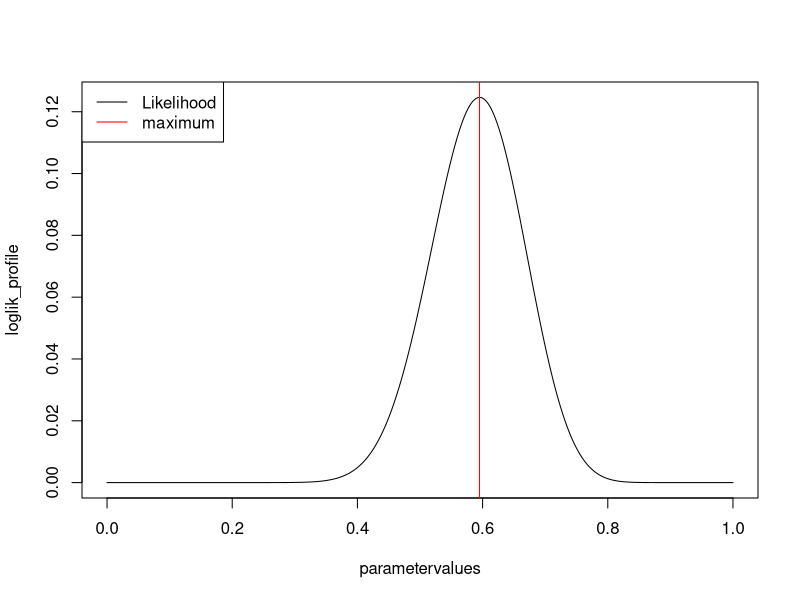
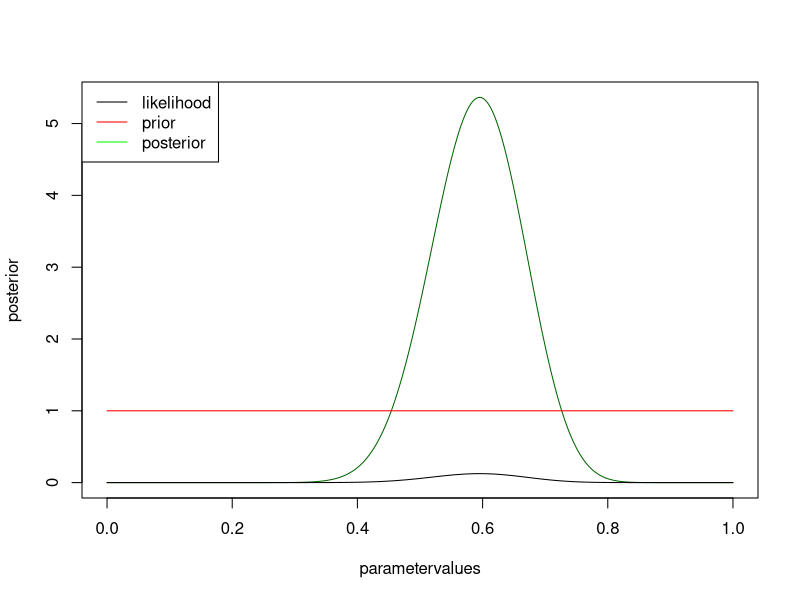
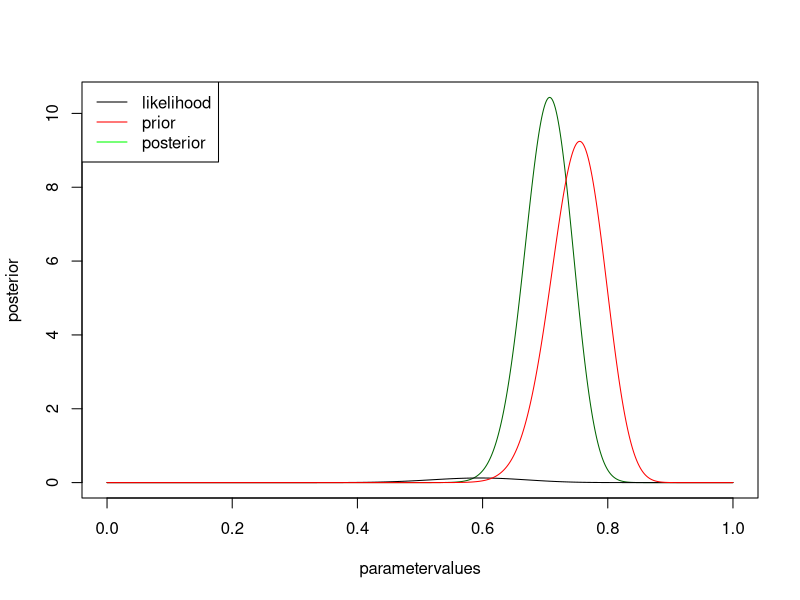
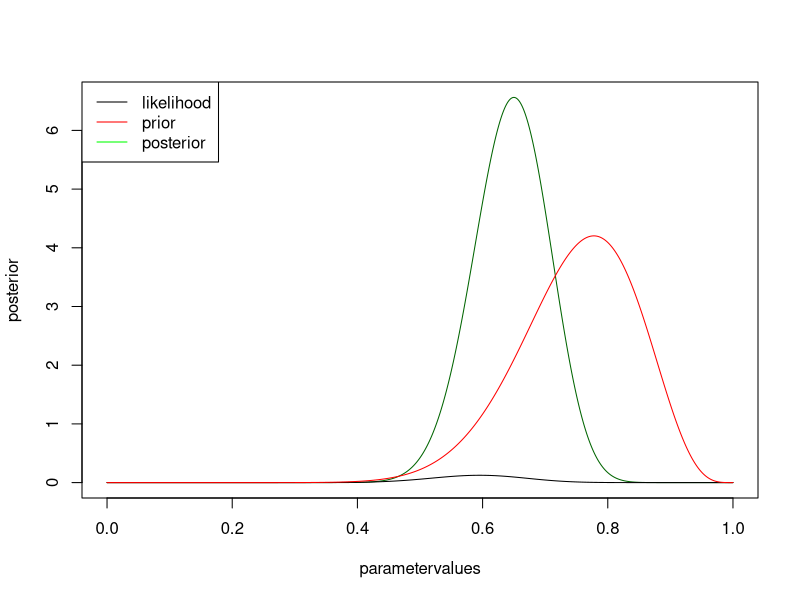

Generate these figures, in order, with R:
## ---- chunk 1
knitr::opts_chunk$set(echo = TRUE)
## ---- chunk 2
data = c(0,0,1,0,1,1,0,1,1,1,0,0,1,0,0,0,1,0,1,0,1,0,0,1,0,0,1,1,0,0,1,0,1,0,0,1,0,1,0,0,0,0)
## ---- chunk 3
loglik <- function(data, p) {
  
  trials = length(data)
  success = length(data[data==0])
  ll = dbinom(success, trials, p)

  return(ll) 
  
}
## ---- chunk 4
# parameters to check
parametervalues <- seq(0,1,0.001)
# get the probability for all parametervalues
loglik_profile <- loglik(data, parametervalues)
# plot results
plot(parametervalues, loglik_profile, type = "l")
legend("topleft", legend = c("Likelihood", "maximum"), col = c("black", "red"), lwd = 1)
abline(v=parametervalues[which.max(loglik_profile)], col = "red")
## ---- chunk 5
prior_unif <- function(p){
    prior <- dunif(p, min=0, max=1)
    return(prior)
}
prior <- prior_unif(parametervalues)
## ---- chunk 6
marg_loglik <- sum(loglik_profile * prior) / length(parametervalues)
## ---- chunk 7
posterior <- loglik_profile * prior / marg_loglik

plot(parametervalues, posterior, col = "darkgreen", type = "l")
lines(parametervalues, loglik_profile)
lines(parametervalues, prior, col = "red" )
legend("topleft", c("likelihood", "prior", "posterior"), col = c("black", "red", "green"), lwd = 1 )
## ---- chunk 8
prior_beta <- function(p, shape1, shape2){
    prior <- dbeta(p, shape1 = shape1, shape2 = shape2)
    return(prior)
}
prior <- prior_beta(parametervalues, 75, 25)
## ---- chunk 9
marg_loglik <- sum(loglik_profile * prior) / length(parametervalues)
posterior <- loglik_profile * prior / marg_loglik

plot(parametervalues, posterior, col = "darkgreen", type = "l")
lines(parametervalues, loglik_profile)
lines(parametervalues, prior, col = "red" )
legend("topleft", c("likelihood", "prior", "posterior"), col = c("black", "red", "green"), lwd = 1 )
## ---- chunk 10
prior <- prior_beta(parametervalues, 15, 5)
## ---- chunk 11
marg_loglik <- sum(loglik_profile * prior) / length(parametervalues)
posterior <- loglik_profile * prior / marg_loglik

plot(parametervalues, posterior, col = "darkgreen", type = "l")
lines(parametervalues, loglik_profile)
lines(parametervalues, prior, col = "red" )
legend("topleft", c("likelihood", "prior", "posterior"), col = c("black", "red", "green"), lwd = 1 )
